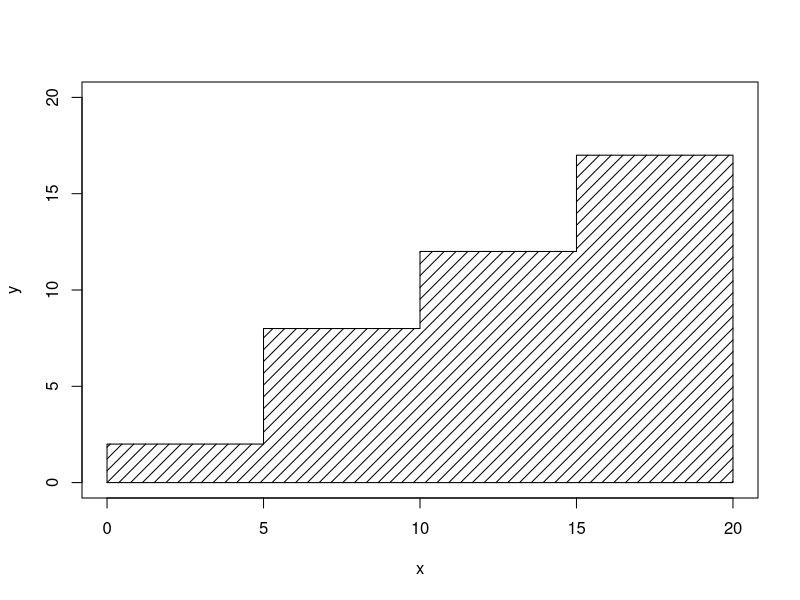

R code for this plot:
library('graphics')

xmax <- 20
ymax <- 20
x <- c(0, 5, 5, 10, 10, 15, 15, xmax)
y <- c(2, 2, 8,  8, 12, 12, 17, 17)

x1 <- append(x, c(xmax,0) )
y1 <- append(y, c(   0,0) )
plot(x,y,type='n',xlim=range(0,xmax), ylim=range(0,ymax))
polygon(x1, y1, angle=45, density=12)

# x2 <- seq(0,xmax,0.5)
# y2 <- sapply(x,FUN=function(p) { return( ymax - 3 - p/5) } )
# x <- x[1:6]
# x <- append(x, c(xmax,0) )
# y <- y[1:6]
# y <- append(y, c(   0,0) )
# polygon(x, y, angle=135, density=24)
